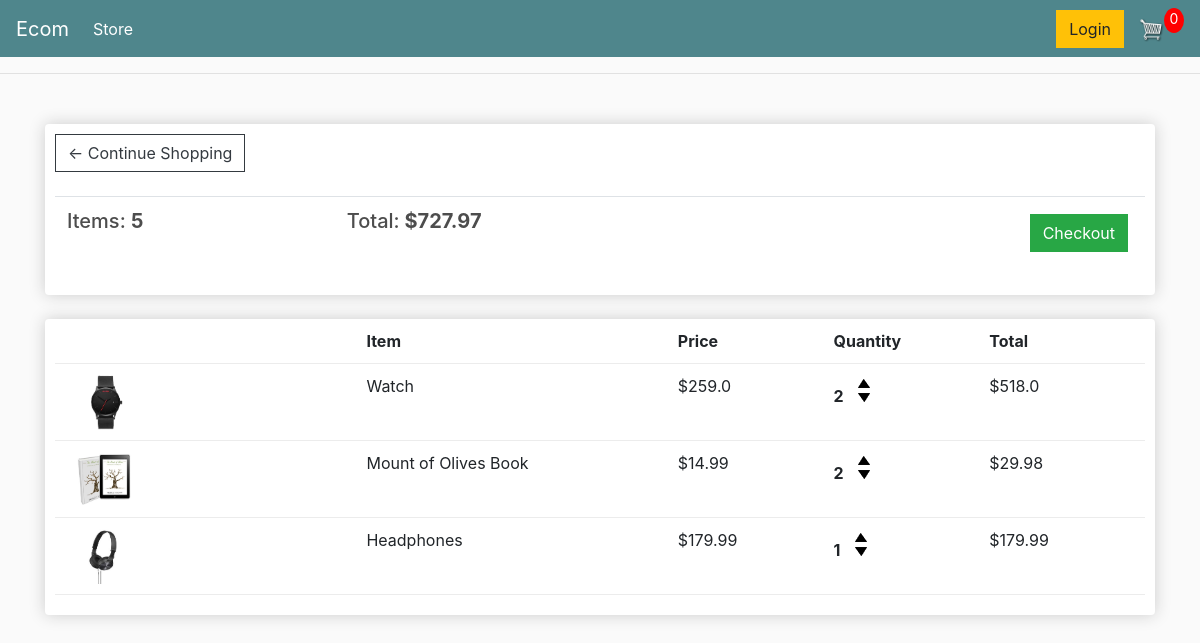
The page /cart/ (signed in) on the database as committed earlier.
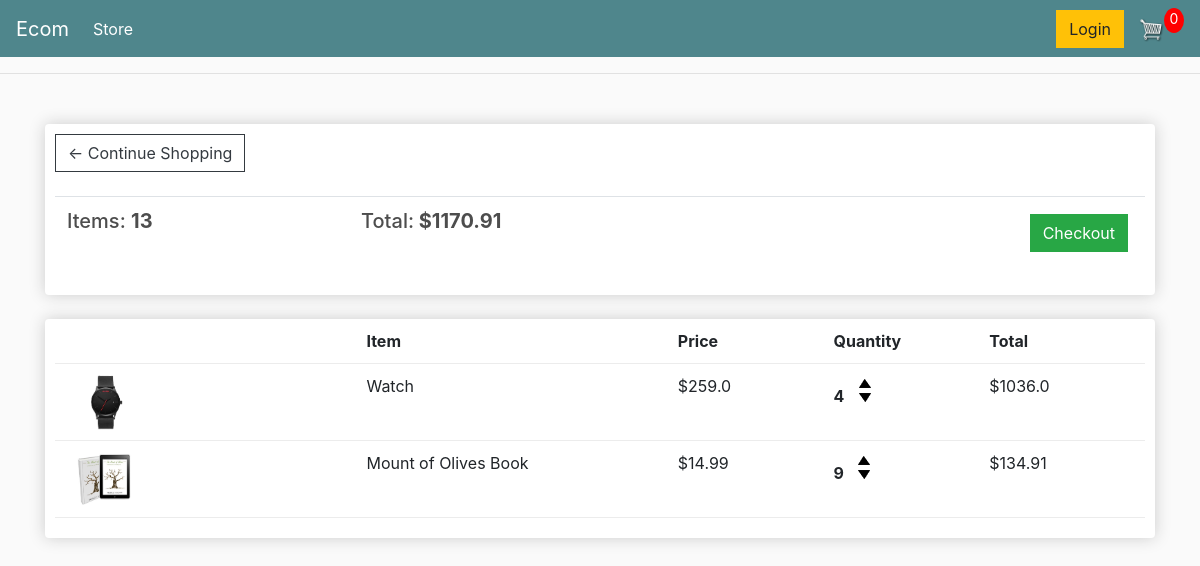
The same page on the database as committed later.
### store/models.py (models this page shows, shortened)
class Order(models.Model):
    customer = models.ForeignKey(Customer, on_delete=models.SET_NULL, null=True, blank=True)
    date_ordered = models.DateTimeField(auto_now_add=True)
    complete = models.BooleanField(default=False)
    transaction_id = models.CharField(max_length=200, null=True)
    @property
    def get_cart_total(self):
        orderitems = self.orderitem_set.all()
        total = sum([item.get_total for item in orderitems])
        return total
    @property
    def get_cart_items(self):
        orderitems = self.orderitem_set.all()
        total = sum([item.quantity for item in orderitems])
        return total

class OrderItem(models.Model):
    product = models.ForeignKey(Product, on_delete=models.SET_NULL, null=True, blank=True)
    order = models.ForeignKey(Order, on_delete=models.SET_NULL, null=True, blank=True)
    quantity = models.IntegerField(default=0, null=True, blank=True)
    date_added = models.DateTimeField(auto_now_add=True)
    @property
    def get_total(self):
        return self.quantity * self.product.price

class Product(models.Model):
    name = models.CharField(max_length=200, null=True)
    price = models.FloatField()
    digital = models.BooleanField(default=False)
    image = models.ImageField(null=True, blank=True)
    @property
    def imageUrl(self):
        try:
            url = self.image.url
        except:
            url = ''
        return url

### store/views.py (the view)
# urls.py: path('cart/', views.cart, name='cart'),
def cart(request):
    if request.user.is_authenticated:
        customer = request.user.customer
        order, created = Order.objects.get_or_create(customer=customer, complete=False)
        items = order.orderitem_set.all()
    else:
        items = []
        order = {'get_cart_total': 0, 'get_cart_items': 0}
    context = {'items': items, 'order': order}
    return render(request, 'store/cart.html', context)

### store/templates/store/cart.html
{% extends 'store/main.html' %}
{% load static %}
{% block content %}
	<div class="row">
		<div class="col-lg-12">
			<div class="box-element">
				<a  class="btn btn-outline-dark" href="{% url 'store' %}">&#x2190; Continue Shopping</a>
				<br>
				<br>
				<table class="table">
					<tr>
						<th><h5>Items: <strong>{{order.get_cart_items}}</strong></h5></th>
						<th><h5>Total:<strong> ${{order.get_cart_total}}</strong></h5></th>
						<th>
							<a  style="float:right; margin:5px;" class="btn btn-success" href="{% url 'checkout' %}">Checkout</a>
						</th>
					</tr>
				</table>
			</div>
			<br>
			<div class="box-element">
				<div class="cart-row">
					<div style="flex:2"></div>
					<div style="flex:2"><strong>Item</strong></div>
					<div style="flex:1"><strong>Price</strong></div>
					<div style="flex:1"><strong>Quantity</strong></div>
					<div style="flex:1"><strong>Total</strong></div>
				</div>
                {% for item in items %}
				<div class="cart-row">
					<div style="flex:2"><img class="row-image" src="{{item.product.imageUrl}}"></div>
					<div style="flex:2"><p>{{item.product.name}}</p></div>
					<div style="flex:1"><p>${{item.product.price}}</p></div>
					<div style="flex:1">
						<p class="quantity">{{item.quantity}}</p>
						<div class="quantity">
							<img data-product="{{item.product.id}}" data-action="add" class="chg-quantity update-cart" src="{% static  'images/arrow-up.png' %}">
							<img data-product="{{item.product.id}}" data-action="remove" class="chg-quantity update-cart" src="{% static  'images/arrow-down.png' %}">
						</div>
					</div>
					<div style="flex:1"><p>${{item.get_total}}</p></div>
				</div>
                {% endfor %}
			</div>
		</div>
	</div>
{% endblock content %}

Rows that differ between the two databases and show on the page:
removed OrderItem: product.imageUrl (picture), product.name "Headphones", product.price "179.99", quantity "1", get_total "179.99"
changed through a linked row, Order: get_cart_items "5" → "13"; get_cart_total "727.97" → "1170.91"
changed OrderItem "Watch": quantity "2" → "4"; get_total "518.0" → "1036.0"
changed OrderItem "Mount of Olives Book": quantity "2" → "9"; get_total "29.98" → "134.91"
